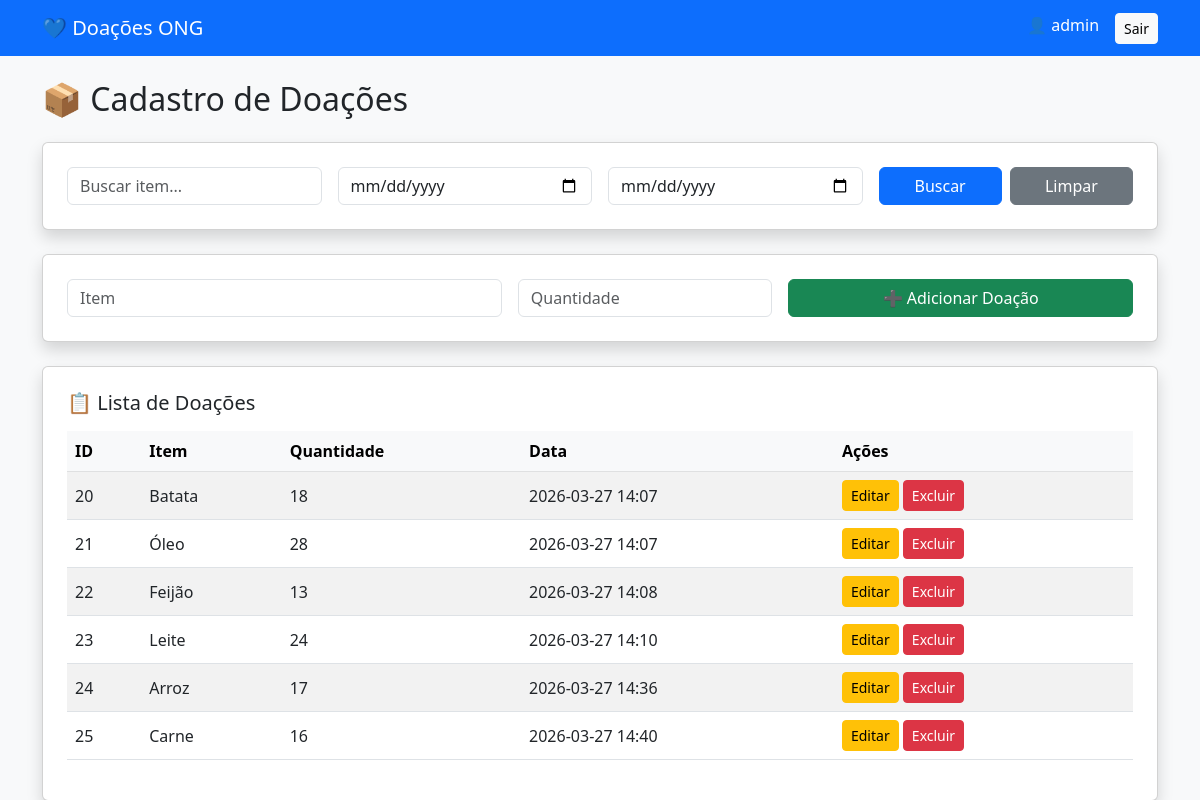
The page /doar (signed in) on the database its author committed.
### tables this page shows
CREATE TABLE doacoes (
        id INTEGER PRIMARY KEY AUTOINCREMENT,
        item TEXT NOT NULL,
        quantidade INTEGER NOT NULL
    , data TIMESTAMP);

### app/routes.py (the view)
    def wrapper(*args, **kwargs):
        if 'usuario' not in session:
            flash('Faça login para acessar o sistema')
            return redirect('/login')
        return func(*args, **kwargs)

### app/routes.py (called while the page is built, shortened)
def login_required(func):
    def wrapper(*args, **kwargs):
        if 'usuario' not in session:
            flash('Faça login para acessar o sistema')
            return redirect('/login')
        return func(*args, **kwargs)
    wrapper.__name__ = func.__name__
    return wrapper

@main.route('/doar', methods=['GET', 'POST'])
@login_required
def doar():
    conn = conectar()
    cursor = conn.cursor()
    busca = request.args.get('busca')
    data_inicio = request.args.get('data_inicio')
    data_fim = request.args.get('data_fim')
    query = "SELECT id, item, quantidade, data FROM doacoes WHERE 1=1"
    params = []
    if busca:
        query += " AND item LIKE ?"
        params.append(f"%{busca}%")
    if data_inicio:
        query += " AND date(data) >= date(?)"
        params.append(data_inicio)
    if data_fim:
        query += " AND date(data) <= date(?)"
        params.append(data_fim)
    cursor.execute(query, params)
    doacoes = cursor.fetchall()
    conn.close()
    return render_template(
        'doar.html',
        doacoes=doacoes,
        busca=busca,
        data_inicio=data_inicio,
        data_fim=data_fim
    )

### database.py (called while the page is built)
def conectar():
    return sqlite3.connect("doacoes.db")

### app/templates/doar.html
{% extends "base.html" %}
{% block content %}
<h2 class="mb-4">📦 Cadastro de Doações</h2>
<div class="card shadow p-4 mb-4">
    <form method="GET">
        <div class="row g-3">
            <div class="col-md-3">
                <input type="text" name="busca" class="form-control"
                       placeholder="Buscar item..."
                       value="{{ busca or '' }}">
            </div>
            <div class="col-md-3">
                <input type="date" name="data_inicio" class="form-control"
                       value="{{ data_inicio or '' }}">
            </div>
            <div class="col-md-3">
                <input type="date" name="data_fim" class="form-control"
                       value="{{ data_fim or '' }}">
            </div>
            <div class="col-md-3 d-flex gap-2">
                <button class="btn btn-primary w-100">Buscar</button>
                <a href="/doar" class="btn btn-secondary w-100">Limpar</a>
            </div>
        </div>
    </form>
</div>
<div class="card shadow p-4 mb-4">
    <form method="POST">
        <div class="row g-3">
            <div class="col-md-5">
                <input type="text" name="item" class="form-control"
                       placeholder="Item" required>
            </div>
            <div class="col-md-3">
                <input type="number" name="quantidade" class="form-control"
                       placeholder="Quantidade" required>
            </div>
            <div class="col-md-4">
                <button class="btn btn-success w-100">
                    ➕ Adicionar Doação
                </button>
            </div>
        </div>
    </form>
</div>
<div class="card shadow p-4">
    <h5 class="mb-3">📋 Lista de Doações</h5>
    <table class="table table-striped table-hover align-middle">
        <thead class="table-light">
            <tr>
                <th>ID</th>
                <th>Item</th>
                <th>Quantidade</th>
                <th>Data</th>
                <th>Ações</th>
            </tr>
        </thead>
        <tbody>
            {% for d in doacoes %}
            <tr>
                <td>{{ d[0] }}</td>
                <td>{{ d[1] }}</td>
                <td>{{ d[2] }}</td>
                <td>
                    {% if d[3] %}
                        {{ d[3][:10] }} {{ d[3][11:16] }}
                    {% else %}
                        -
                    {% endif %}
                </td>
                <td>
                    <a href="/editar/{{ d[0] }}" class="btn btn-warning btn-sm">Editar</a>
                    <a href="/excluir/{{ d[0] }}" class="btn btn-danger btn-sm">Excluir</a>
                </td>
            </tr>
            {% endfor %}
        </tbody>
    </table>
</div>
{% endblock %}

### app/templates/base.html (shortened to what this page needs)
<!DOCTYPE html>
<html lang="pt-br">
<head>
    <link href="https://cdn.jsdelivr.net/npm/bootstrap@5.3.0/dist/css/bootstrap.min.css" rel="stylesheet">
</head>
<body class="bg-light">
    <nav class="navbar navbar-expand-lg navbar-dark bg-primary">
        <div class="container">
            <a class="navbar-brand" href="/doar">💙 Doações ONG</a>
            <div class="d-flex">
                {% if session.usuario %}
                    <span class="text-white me-3">
                        👤 {{ session.usuario }}
                    </span>
                    <a href="/logout" class="btn btn-light btn-sm">Sair</a>
                {% endif %}
            </div>
        </div>
    </nav>
    <div class="container mt-4">
        {% block content %}{% endblock %}
    </div>
</body>
</html>

### rows shown on the page
doacoes: id "20", item "Batata", quantidade "18", data "2026-03-27", data "14:07"
doacoes: id "21", item "Óleo", quantidade "28", data "2026-03-27", data "14:07"
doacoes: id "22", item "Feijão", quantidade "13", data "2026-03-27", data "14:08"
doacoes: id "23", item "Leite", quantidade "24", data "2026-03-27", data "14:10"
doacoes: id "24", item "Arroz", quantidade "17", data "2026-03-27", data "14:36"
doacoes: id "25", item "Carne", quantidade "16", data "2026-03-27", data "14:40"

### other values the page prints
{{ session.usuario }} "admin"
